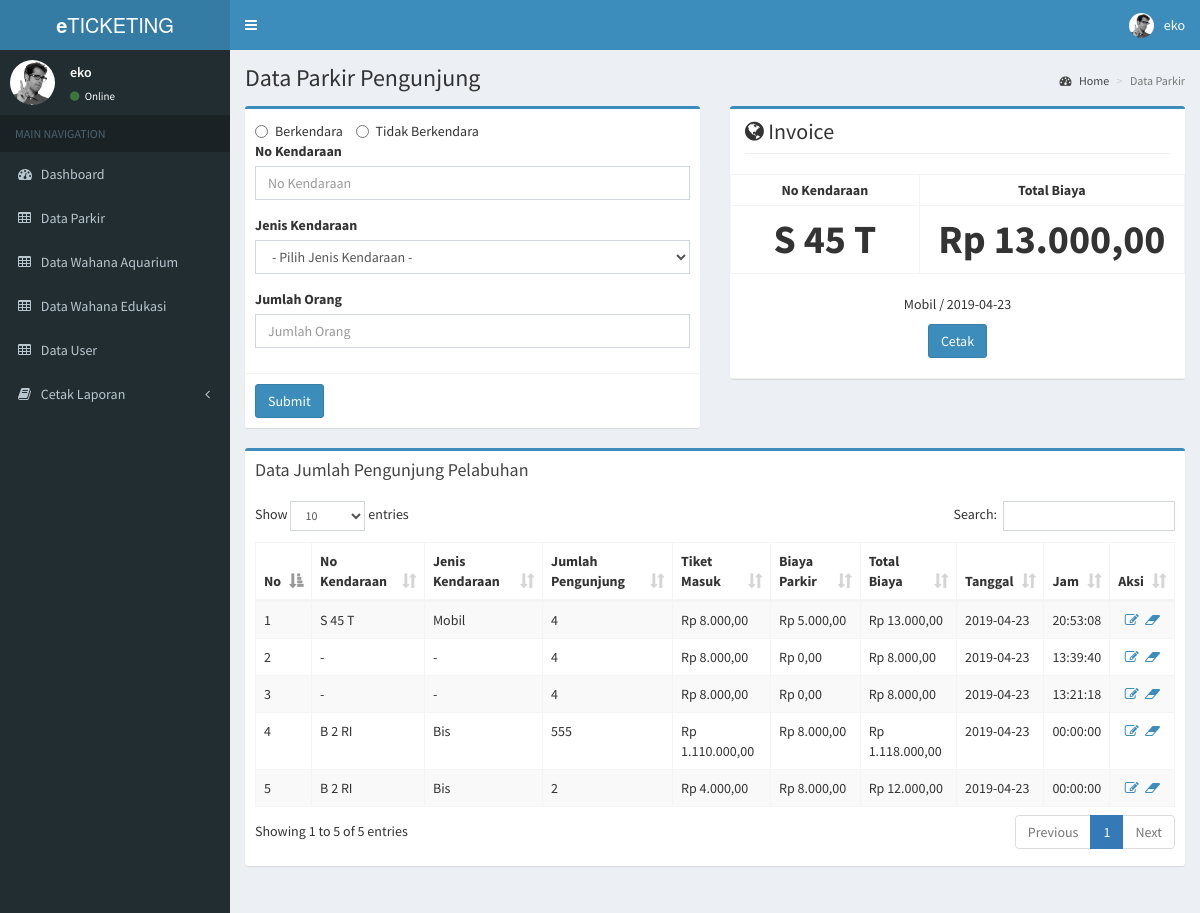
/pages/add_parkir.php (signed in), run on the app's committed database.
### tables this page shows
CREATE TABLE `tb_parkir` (
  `id` int(11) NOT NULL,
  `id_user` varchar(10) DEFAULT NULL,
  `plat` varchar(100) NOT NULL DEFAULT '-',
  `jenis` varchar(100) DEFAULT NULL,
  `jml_orang` int(5) DEFAULT NULL,
  `biaya_orang` int(11) DEFAULT NULL,
  `biaya_parkir` int(11) DEFAULT NULL,
  `total_biaya` int(11) DEFAULT NULL,
  `tanggal` date DEFAULT NULL,
  `jam` time NOT NULL
);

### pages/add_parkir.php (the view, shortened to what this page needs)
<?php
include('header.php');
?>
  <div class="content-wrapper">
    <section class="content-header">
      <h1>
        Data Parkir Pengunjung
      </h1>
      <ol class="breadcrumb">
        <li><a href="index.php"><i class="fa fa-dashboard"></i> Home</a></li>
        <li class="active">Data Parkir</li>
      </ol>
    </section>
    <section class="content">
     <div class="row">
        <div class="col-md-6">
          <div class="box box-primary">
            <form action="" method="post">
              <div class="box-body">
              <label class="radio-inline" for="hasil-0">
                <input type="radio" onclick="document.getElementById('plat').disabled = false;document.getElementById('jenis').disabled = false;" name="hasil" id="hasil-0" value="1" selected required>
                Berkendara
            </label>
            <label class="radio-inline" for="hasil-1">
                <input type="radio" name="hasil" id="hasil-1" value="0"  onclick="document.getElementById('plat').disabled = true;document.getElementById('jenis').disabled = true;" required >
                Tidak Berkendara
            </label>
                <div class="form-group">
                  <label for="exampleInputEmail1">No Kendaraan</label>
                  <input type="text" name="plat" id="plat" class="form-control" id="exampleInputEmail1" placeholder="No Kendaraan">
                </div>
                 <div class="form-group">
                   <label for="exampleInputPassword1">Jenis Kendaraan</label><br>
                    <select name="jenis" id="jenis" class="form-control">
                      <option>- Pilih Jenis Kendaraan -</option>
                    </select>
                </div>
                <div class="form-group">
                  <label for="exampleInputPassword1">Jumlah Orang</label>
                  <input type="number" name="jml_orang" class="form-control" id="exampleInputPassword1" placeholder="Jumlah Orang" required oninvalid="this.setCustomValidity('Data Tidak Boleh Kosong!')" oninput="setCustomValidity('')">
                </div>
              </div>
              <div class="box-footer">
                <button type="submit" name="parkir" class="btn btn-primary">Submit</button>
              </div>
            </form>
          </div>
        </div>
         <div class="col-md-6">
          <div class="box box-primary">
          <div class="col-xs-12">
          <h2 class="page-header">
            <i class="fa fa-globe"></i> Invoice
          </h2>
        </div>
            <table class='table table-condensed table-bordered'>
        <tbody>
          <?php
          include ('../config.php');
$sql = mysqli_query($connect, "SELECT * FROM tb_parkir order by id desc limit 1");
$data = mysqli_fetch_array($sql);
?>
          <tr><th width='130px' scope='row' style="text-align:center;">No Kendaraan</th> <th width='130px' scope='row' style="text-align:center;">Total Biaya</th></tr>
          <tr><th width='130px' scope='row' style="text-align:center;font-size: 40px;"><?php echo $data['plat'];?> </th> <th width='130px' scope='row'  style="text-align:center;font-size: 40px;"><?php echo rupiah($data['total_biaya']);?></th></tr>
        </tbody>
        </table>
        <center><p><?php echo $data['jenis'];?> / <?php echo $data['tanggal'];?></p>
        <a href="cetak_parkir.php" ><button class="btn btn-primary">Cetak</button></a><hr></center>
          </div>
        </div>
      </div>
      <div class="row">
       <div class="col-xs-12">
          <div class="box box-primary">
            <div class="box-header">
              <h3 class="box-title">Data Jumlah Pengunjung Pelabuhan</h3>
            </div>
            <div class="box-body">
              <table id="example1" class="table table-bordered table-striped">
                <thead>
                <tr>
                <th>No</th>
                  <th>No Kendaraan</th>
                  <th>Jenis Kendaraan</th>
                  <th>Jumlah Pengunjung</th>
                  <th>Tiket Masuk</th>
                  <th>Biaya Parkir</th>
                  <th>Total Biaya</th>
                  <th>Tanggal</th>
                  <th>Jam</th>
                  <?php  if($_SESSION['level'] == "Administrator") { ?>
                  <th>Aksi</th>
                  <?php } ?>
                </tr>
                </thead>
                <tbody>
                <?php
                include '../config.php';
                $no=1;
                $query = mysqli_query($connect, "SELECT * FROM tb_parkir ORDER BY id DESC");
                while ($data = mysqli_fetch_array($query)) {
                ?>
                <tr>
                <td><?php echo $no++;?></td>
                  <td><?php echo $data['plat'];?></td>
                  <td><?php echo $data['jenis'];?>
                  </td>
                  <td><?php echo $data['jml_orang'];?></td>
                  <td><?php echo rupiah($data['biaya_orang']);?></td>
                  <td><?php echo rupiah($data['biaya_parkir']);?></td>
                  <td><?php echo rupiah($data['total_biaya']);?></td>
                  <td><?php echo $data['tanggal'];?></td>
                  <td><?php echo $data['jam'];?></td>
                  <?php  if($_SESSION['level'] == "Administrator") { ?>
                  <td><center>
                                <a class="fa fa-fw fa-edit" title="Ubah" href="edit_parkir.php?id_parkir=<?php echo $data['id'];?>"></a>
                                <a class="fa fa-fw fa-eraser" title="Hapus" href="delete_parkir.php?id_parkir=<?php echo $data['id'];?>" onclick="javascript: return confirm('Anda yakin hapus ?')"></a>
                              </center></td>
                  <?php } ?>
                </tr>
                <?php
                }
                ?>
                </tbody>
              </table>
            </div>
          </div>
        </div>
      </div>
    </section>
  </div>
<?php
include 'footer.php';
function rupiah($angka){
  $hasil_rupiah = "Rp " . number_format($angka,2,',','.');
  return $hasil_rupiah;
}
?>

### data on the page
tb_parkir: plat "S 45 T", total_biaya "Rp 13.000,00", jenis "Mobil", tanggal "2019-04-23", jml_orang "4", biaya_orang "Rp 8.000,00", biaya_parkir "Rp 5.000,00", jam "20:53:08"
tb_parkir: plat "-", jenis "-", jml_orang "4", biaya_orang "Rp 8.000,00", biaya_parkir "Rp 0,00", total_biaya "Rp 8.000,00", tanggal "2019-04-23", jam "13:39:40"
tb_parkir: plat "-", jenis "-", jml_orang "4", biaya_orang "Rp 8.000,00", biaya_parkir "Rp 0,00", total_biaya "Rp 8.000,00", tanggal "2019-04-23", jam "13:21:18"
tb_parkir: plat "B 2 RI", jenis "Bis", jml_orang "555", biaya_orang "Rp 1.110.000,00", biaya_parkir "Rp 8.000,00", total_biaya "Rp 1.118.000,00", tanggal "2019-04-23", jam "00:00:00"
tb_parkir: plat "B 2 RI", jenis "Bis", jml_orang "2", biaya_orang "Rp 4.000,00", biaya_parkir "Rp 8.000,00", total_biaya "Rp 12.000,00", tanggal "2019-04-23", jam "00:00:00"

### other printed values
$_SESSION['nama_user'] "eko"
